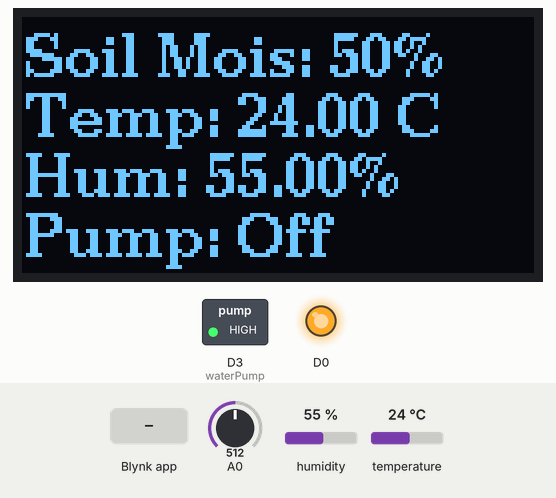
Bench run of a sketch on a simulated ESP8266 (NodeMCU). Parts: 128×64 one-colour display, switched loads named in the sketch (green lamp = pin HIGH), output pins drawn as LEDs (lit = HIGH). The test bench sets the inputs (shaded band); at power-on: A0 = 512, humidity 55 %, temperature 24 °C. WiFi joins after 1.5 s; servers stay silent unless stated; what the sketch prints to the serial monitor is not drawn.

Above: at 5.4 s.
5.5 s: Blynk app writes 0 to V3
At 8.5 s:
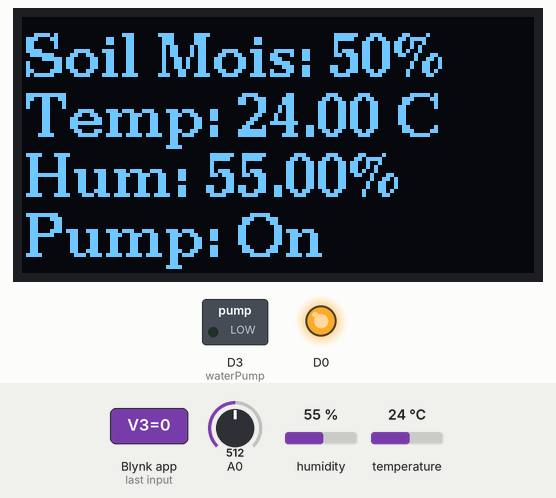
12.4 s: A0 set to 362
At 14.4 s:
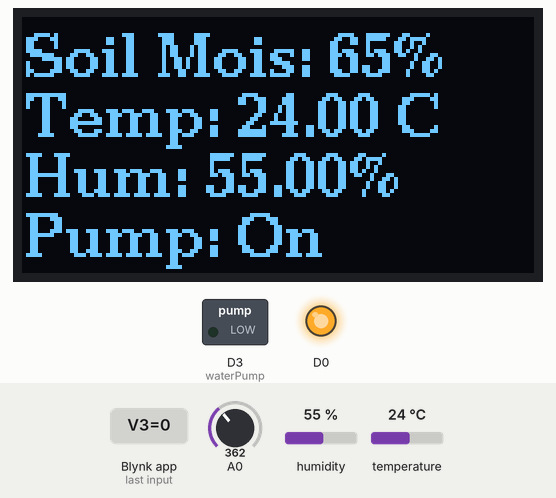
15.5 s: A0 set to 341
At 17.4 s:
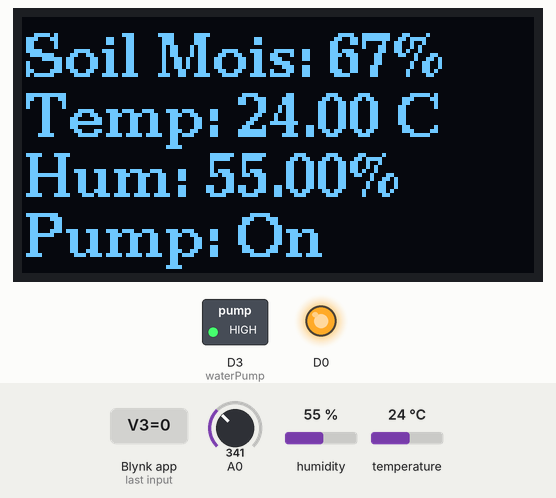
21.6 s: humidity set to 22 %
At 24.3 s:
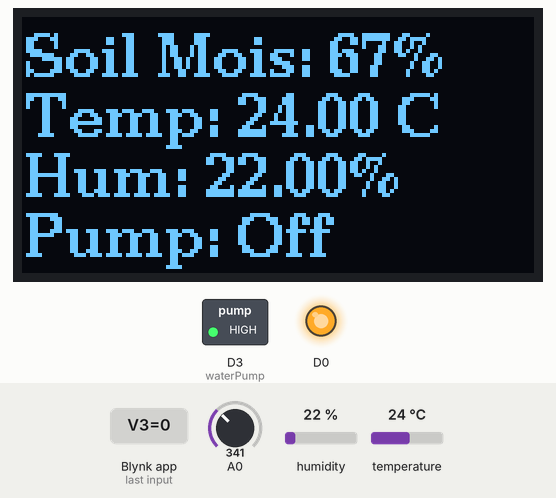
24.6 s: A0 set to 639
At 27.4 s:
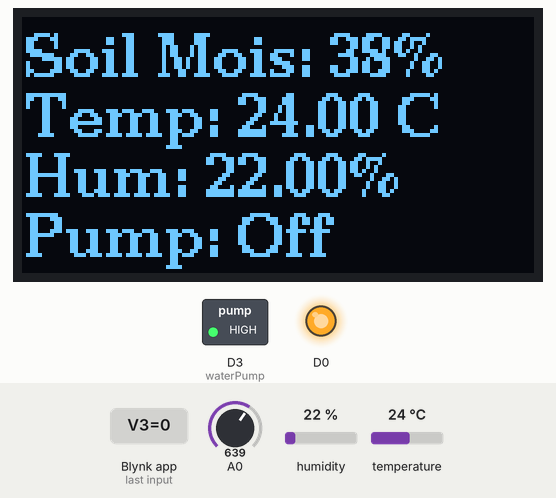
27.7 s: A0 set to 669
At 30.3 s:
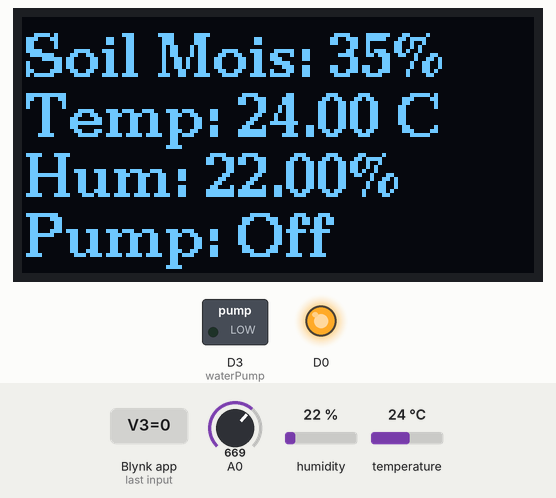
Timing chart, 0 to 34.8 s (numbered marks = the images above; inputs shaded):
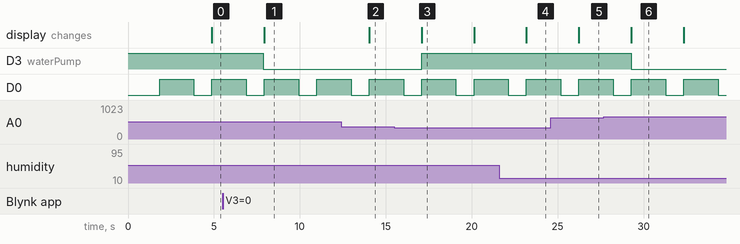

The sketch:

trail2.ino
```cpp
#define BLYNK_TEMPLATE_ID "TMPL3zjx-wb39"
#define BLYNK_TEMPLATE_NAME "SMART KETHI"
#define BLYNK_AUTH_TOKEN "Opp6aAuxECoerDXTJovsui-57Bv-ZIre"

#include <U8g2lib.h>
#include <Wire.h>
#include <ESP8266WiFi.h>
#include <BlynkSimpleEsp8266.h>
#include <DHT.h>

// Define the possible I2C addresses for the display
#define SCREEN_ADDRESS_1 0x78
#define SCREEN_ADDRESS_2 0x7A

U8G2_SSD1306_128X64_NONAME_F_SW_I2C u8g2(U8G2_R0, /* clock=*/ D1, /* data=*/ D2, /* reset=*/ U8X8_PIN_NONE);

// char ssid[] = "Airtel_2.4GHz_Hello Baby";
// char pass[] = "Moneybro2";
// char ssid[] = "ShiriRam";
// char pass[] = "9617973496";

char ssid[] = "iqqq";
char pass[] = "12345678";

char auth[] = BLYNK_AUTH_TOKEN; // Your Blynk Auth Token

// int wetSoilVal = 930 ;  //min value when soil is wet
// int drySoilVal = 3000 ;  //max value when soil is dry

int moistPerLow =   37 ;  //min moisture %
int moistPerHigh =   65 ;  //max moisture %

// int     sensorVal;
// int     value;

#define BLYNK_PRINT Serial
#define DHTPIN D4 // Connect DHT sensor to D4 in NODE MCU
#define DHTTYPE DHT11
#define waterPump D3
DHT dht(DHTPIN, DHTTYPE);

BlynkTimer timer;
// bool Relay = 0;

int     moisturePercentage;
bool    toggleRelay = LOW; //Define to remember the toggle state
bool    prevMode = true;

BLYNK_WRITE(V3) {
  int relayState = param.asInt();
  digitalWrite(waterPump, relayState); // Set water pump state based on Blynk switch
}

void controlMoist() {
  if(prevMode){
    if (moisturePercentage < moistPerLow){
      if (toggleRelay == HIGH){
        digitalWrite(waterPump, LOW);
        toggleRelay = LOW;
        Blynk.virtualWrite(V3, toggleRelay); // Update Blynk switch state
      }
    }
    if (moisturePercentage > moistPerHigh){
      if (toggleRelay == LOW){
        digitalWrite(waterPump, HIGH);
        toggleRelay = HIGH;
        Blynk.virtualWrite(V3, toggleRelay); // Update Blynk switch state
      }
    }
  }
}

void setup() {
  pinMode(D0, OUTPUT);
  Serial.begin(115200);
  pinMode(waterPump, OUTPUT);
  digitalWrite(waterPump, HIGH);

  dht.begin();
  timer.setInterval(100L, sendSensor);

  Wire.begin();
  u8g2.setI2CAddress(SCREEN_ADDRESS_1); // Change this if your display address is different
  u8g2.begin();

  Blynk.begin(auth, ssid, pass);
}

void loop() {
  digitalWrite(D0, HIGH);
  delay(2000);
  digitalWrite(D0, LOW);
  delay(1000);
  Blynk.run();
  getAndDisplayData();
  timer.run();
  controlMoist();
}


void sendSensor()
{
  /*int soilmoisturevalue = analogRead(A0);
   soilmoisturevalue = map(soilmoisturevalue, 0, 1023, 0, 100);*/
  int value = analogRead(A0);
  value = map(value, 0, 1024, 0, 100);
  value = (value - 100) * -1;
  moisturePercentage = value;
  float h = dht.readHumidity();
  float t = dht.readTemperature(); // or dht.readTemperature(true) for Fahrenheit

  if (isnan(h) || isnan(t)) {
    Serial.println("Failed to read from DHT sensor!");
    return;
  }
  // You can send any value at any time.
  // Please don't send more that 10 values per second.
    Blynk.virtualWrite(V0, value);
    Blynk.virtualWrite(V1, t);
    Blynk.virtualWrite(V2, h);
    Serial.print("Soil Moisture : ");
    Serial.print(value);
    Serial.print("Temperature : ");
    Serial.print(t);
    Serial.print("    Humidity : ");
    Serial.println(h);
}

void getAndDisplayData() {
  int value = analogRead(A0);
  value = map(value, 0, 1024, 0, 100);
  value = (value - 100) * -1;
  float h = dht.readHumidity();
  float t = dht.readTemperature();

  if (isnan(h) || isnan(t)) {
    Serial.println("Failed to read from DHT sensor!");
    return;
  }

  u8g2.clearBuffer();
  u8g2.setFont(u8g2_font_ncenB10_tr);

  // Print Soil Moisture
  u8g2.setCursor(1, 15);
  u8g2.print("Soil Mois: ");
  u8g2.print(value);
  u8g2.print("%");


  // Print Temperature
  u8g2.setCursor(1, 30);
  u8g2.print("Temp: ");
  u8g2.print(t, 2); // Print temperature with 2 decimal places
  u8g2.print(" C");

  // Print Humidity
  u8g2.setCursor(1, 45);
  u8g2.print("Hum: ");
  u8g2.print(h, 2); // Print humidity with 2 decimal places
  u8g2.print("%");

  // Print Pump Status
  u8g2.setCursor(1, 60);
  u8g2.print("Pump: ");
  int RelayState = digitalRead(waterPump);
  if (RelayState == HIGH)
    u8g2.print("Off");
  else
    u8g2.print("On");

  u8g2.sendBuffer();
}
```

Measured:
- the behaviour switches between 354 and 353 on A0 (found by bisection; images 2 and 3)
- the behaviour switches between 650 and 651 on A0 (found by bisection; images 5 and 6)
- after the input at 5.5 s, D3 (waterPump): HIGH → LOW after 2.4 s; the display: changes after 2.4 s (image 1)
- after the input at 12.4 s, the display: changes after 1.6 s (image 2)
- after the input at 15.5 s, D3 (waterPump): LOW → HIGH after 1.6 s; the display: changes after 1.6 s (image 3)
- after the input at 21.6 s, the display: changes after 1.6 s (image 4)
- after the input at 24.6 s, the display: changes after 1.6 s (image 5)
- after the input at 27.7 s, D3 (waterPump): HIGH → LOW after 1.6 s; the display: changes after 1.6 s (image 6)
